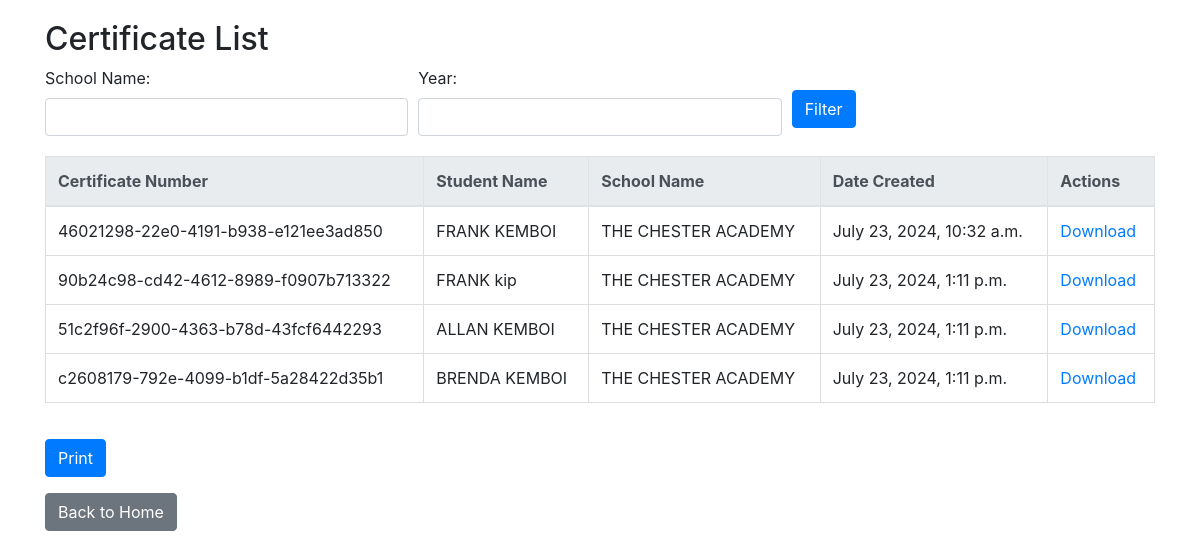
The page /certificate_list/ on the database as committed earlier.
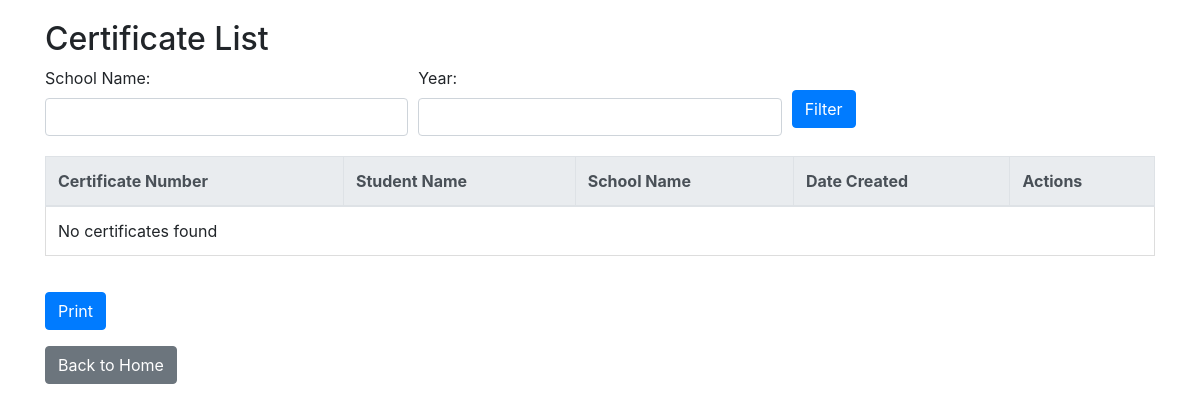
The same page on the database as committed later.
### certificates/models.py (models this page shows, shortened)
class Student(models.Model):
    first_name = models.CharField(max_length=255)
    second_name = models.CharField(max_length=255)
    profile_picture = models.ImageField(upload_to='profile_pictures/')
    school = models.ForeignKey(School, on_delete=models.CASCADE)
    certificate_number = models.UUIDField(default=uuid.uuid4, editable=False, unique=True)
    date_created = models.DateTimeField(auto_now_add=True)

class School(models.Model):
    name = models.CharField(max_length=255)
    motto = models.CharField(max_length=255)
    vision_statement = models.TextField()
    logo = models.ImageField(upload_to='school_logos/')

### certificates/views.py (the view)
# urls.py: path('certificate_list/', views.certificate_list, name='certificate_list'),
def certificate_list(request):
    school_name = request.GET.get('school_name')
    year = request.GET.get('year')
    certificates = Student.objects.all()
    if school_name:
        certificates = certificates.filter(school__name__icontains=school_name)
    if year:
        certificates = certificates.filter(date_created__year=year)
    return render(request, 'certificates/certificate_list.html', {'certificates': certificates})

### certificates/templates/certificates/certificate_list.html (shortened to what this page needs)
<!DOCTYPE html>
<html>
<head>
    <link rel="stylesheet" href="https://stackpath.bootstrapcdn.com/bootstrap/4.5.2/css/bootstrap.min.css">
</head>
<body>
    <div class="container">
        <h2>Certificate List</h2>
        <form method="get" action="">
            <div class="form-row">
                <div class="col">
                    <label for="school_name">School Name:</label>
                    <input type="text" class="form-control" id="school_name" name="school_name">
                </div>
                <div class="col">
                    <label for="year">Year:</label>
                    <input type="text" class="form-control" id="year" name="year">
                </div>
                <div class="col">
                    <button type="submit" class="btn btn-primary mt-4">Filter</button>
                </div>
            </div>
        </form>
        <table class="table">
            <thead class="thead-light">
                <tr>
                    <th scope="col">Certificate Number</th>
                    <th scope="col">Student Name</th>
                    <th scope="col">School Name</th>
                    <th scope="col">Date Created</th>
                    <th scope="col">Actions</th>
                </tr>
            </thead>
            <tbody>
                {% for certificate in certificates %}
                    <tr>
                        <td>{{ certificate.certificate_number }}</td>
                        <td>{{ certificate.first_name }} {{ certificate.second_name }}</td>
                        <td>{{ certificate.school.name }}</td>
                        <td>{{ certificate.date_created }}</td>
                        <td><a href="{% url 'generate_certificate' certificate.id %}" class="action-link">Download</a></td>
                    </tr>
                {% empty %}
                    <tr>
                        <td colspan="5">No certificates found</td>
                    </tr>
                {% endfor %}
            </tbody>
        </table>
        <button class="btn btn-primary print-btn" onclick="window.print()">Print</button>
        <p><a href="{% url 'home' %}" class="btn btn-secondary mt-3">Back to Home</a></p>
    </div>
</body>
</html>

### certificates/templates/certificates/certificate_list.html (style rules this page uses)
body { padding: 20px; }
form { margin-bottom: 20px; }
table { width: 100%; border-collapse: collapse; margin-top: 20px; }
table, th, td { border: 1px solid #ddd; }
th, td { padding: 10px; text-align: left; }
th { background-color: #f2f2f2; }
.print-btn { margin-top: 20px; }

Rows that differ between the two databases and show on the page:
removed Student: certificate_number "46021298-22e0-4191-b938-e121ee3ad850", first_name "FRANK", second_name "KEMBOI", school.name "THE CHESTER ACADEMY", date_created "July 23, 2024, 10:32 a.m."
removed Student: certificate_number "90b24c98-cd42-4612-8989-f0907b713322", first_name "FRANK", second_name "kip", school.name "THE CHESTER ACADEMY", date_created "July 23, 2024, 1:11 p.m."
removed Student: certificate_number "51c2f96f-2900-4363-b78d-43fcf6442293", first_name "ALLAN", second_name "KEMBOI", school.name "THE CHESTER ACADEMY", date_created "July 23, 2024, 1:11 p.m."
removed Student: certificate_number "c2608179-792e-4099-b1df-5a28422d35b1", first_name "BRENDA", second_name "KEMBOI", school.name "THE CHESTER ACADEMY", date_created "July 23, 2024, 1:11 p.m."
Other text that changed with them:
text now shown: "No certificates found"
